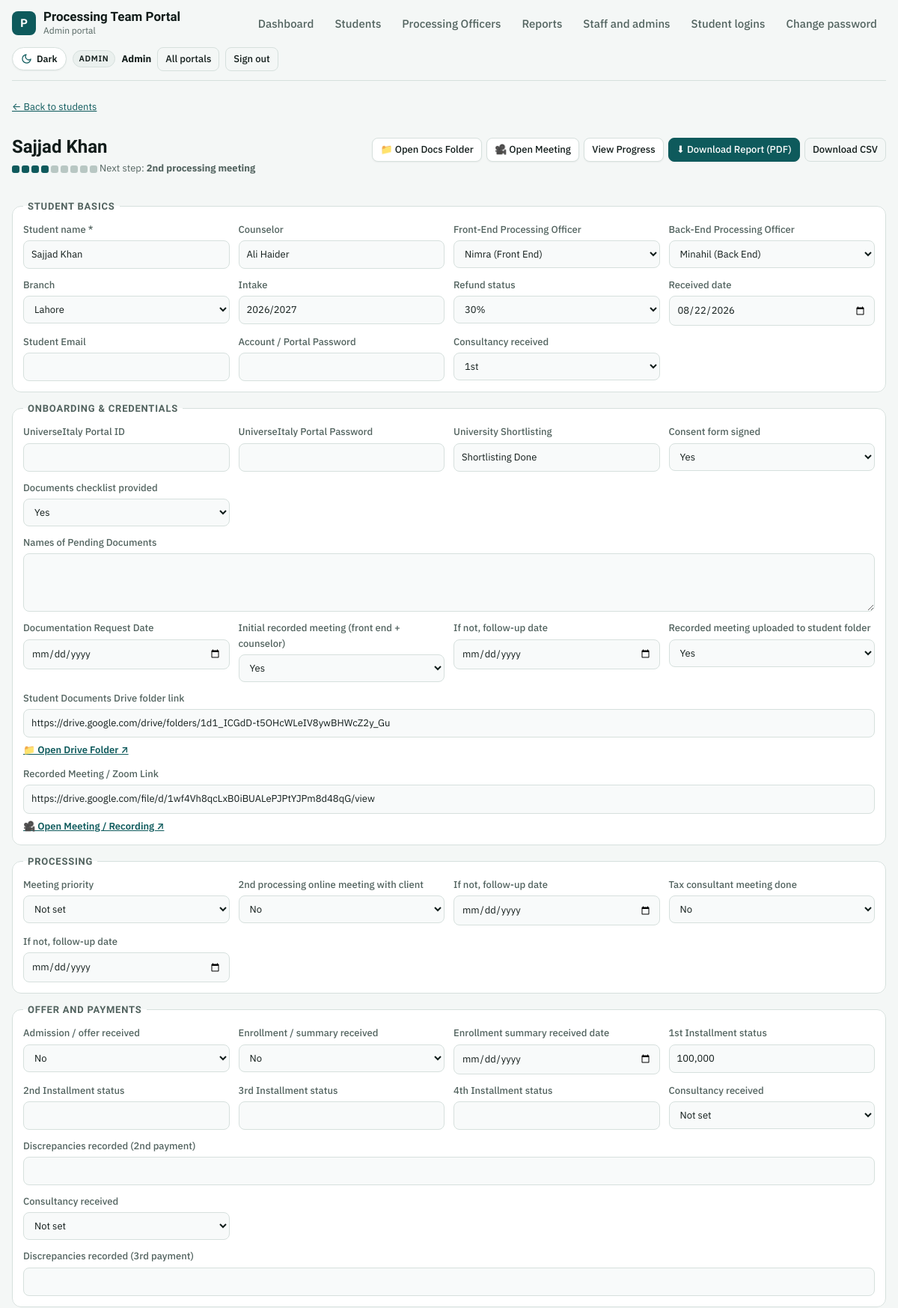
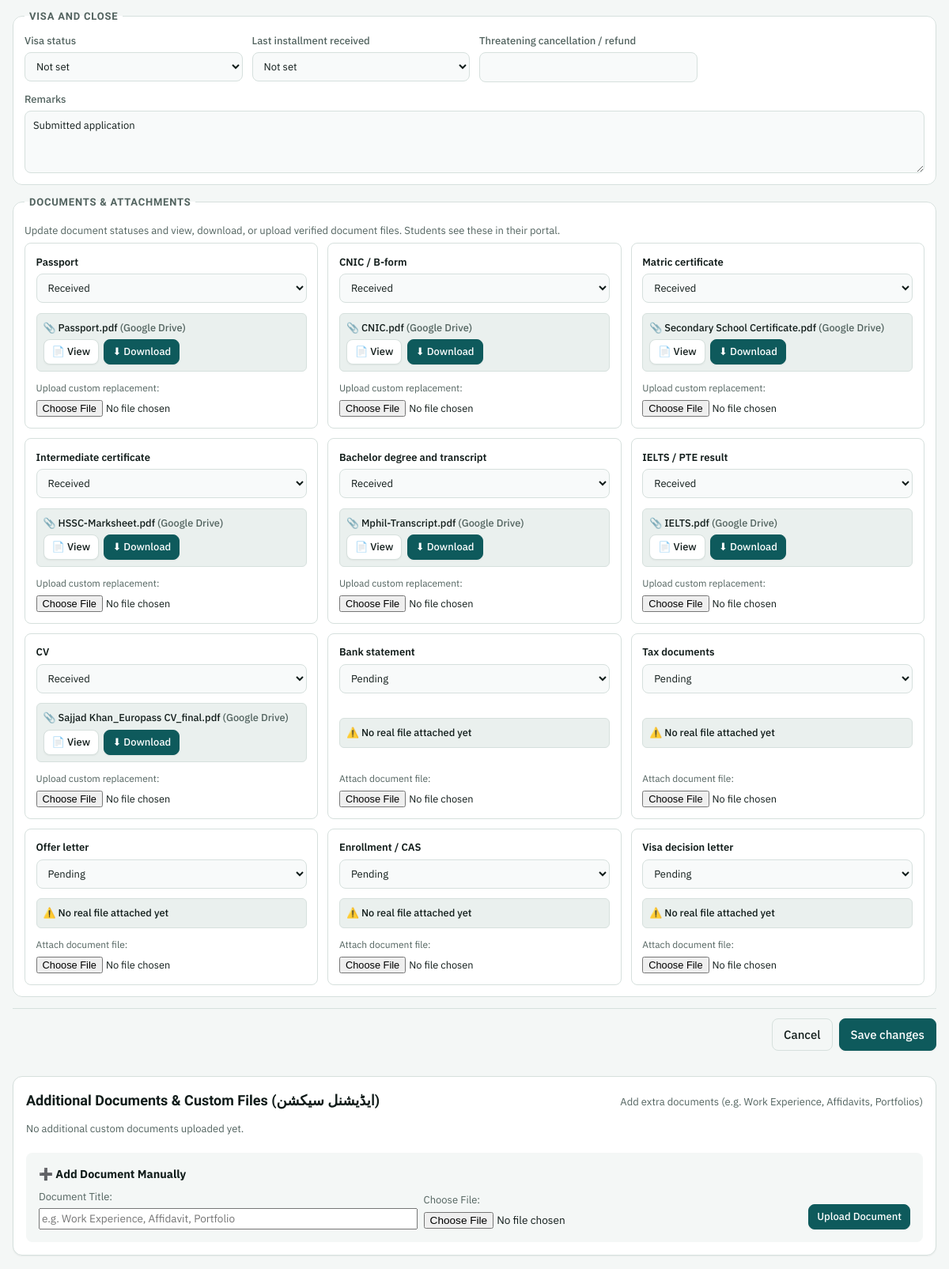
The app's page /admin/student.php?id=1 (signed in, upper part) with its own data (2 pictures, top to bottom).
### tables this page shows
CREATE TABLE users (
  id                   INTEGER PRIMARY KEY AUTOINCREMENT,
  name                 TEXT NOT NULL,
  username             TEXT NOT NULL UNIQUE,
  password_hash        TEXT NOT NULL,
  role                 TEXT NOT NULL CHECK(role IN ('admin','officer','student')),
  student_id           INTEGER NULL UNIQUE,
  active               INTEGER NOT NULL DEFAULT 1,
  must_change_password INTEGER NOT NULL DEFAULT 1,
  last_login           TEXT NULL,
  created_at           TEXT NOT NULL, department TEXT DEFAULT 'backend',
  FOREIGN KEY (student_id) REFERENCES students(id) ON DELETE CASCADE
);

CREATE TABLE students (
  id                INTEGER PRIMARY KEY AUTOINCREMENT,
  name              TEXT NOT NULL,
  counselor         TEXT NULL,
  officer_id        INTEGER NULL,
  entered_by        INTEGER NULL,
  refund            TEXT NULL,
  branch            TEXT NULL,
  intake            TEXT NULL,
  received_date     TEXT NULL,
  consult1          TEXT NULL,
  consent           TEXT NULL,
  docs_checklist    TEXT NULL,
  initial_meeting   TEXT NULL,
  follow_up_1       TEXT NULL,
  recorded_uploaded TEXT NULL,
  drive_link        TEXT NULL,
  meeting_priority  TEXT NULL,
  second_meeting    TEXT NULL,
  follow_up_2       TEXT NULL,
  tax_meeting       TEXT NULL,
  follow_up_3       TEXT NULL,
  offer             TEXT NULL,
  consult2          TEXT NULL,
  disc2             TEXT NULL,
  enrollment        TEXT NULL,
  consult3          TEXT NULL,
  disc3             TEXT NULL,
  visa              TEXT NULL,
  last_installment  TEXT NULL,
  remarks           TEXT NULL,
  created_at        TEXT NOT NULL,
  updated_at        TEXT NULL
, csc_status TEXT DEFAULT NULL, csc_verified_at TEXT DEFAULT NULL, csc_verified_by INTEGER DEFAULT NULL, sheet_sr INTEGER, email TEXT, student_password TEXT, portal_id TEXT, portal_password TEXT, shortlisting TEXT, pending_docs_note TEXT, doc_request_date TEXT, enrollment_date TEXT, installment_1 TEXT, installment_2 TEXT, installment_3 TEXT, installment_4 TEXT, threat_cancellation TEXT, meeting_link TEXT, drive_files_json TEXT NULL, frontend_officer_id INTEGER DEFAULT NULL, frontend_officer_name TEXT DEFAULT NULL);

CREATE TABLE student_documents (
  student_id  INTEGER NOT NULL,
  doc_index   INTEGER NOT NULL,
  status      TEXT NOT NULL,
  updated_by  INTEGER NULL,
  updated_at  TEXT NOT NULL, file_path TEXT NULL, file_name TEXT NULL, file_size INTEGER NULL, mime_type TEXT NULL, uploaded_at TEXT NULL, uploaded_by INTEGER NULL,
  PRIMARY KEY (student_id, doc_index),
  FOREIGN KEY (student_id) REFERENCES students(id) ON DELETE CASCADE
);

### app/pages/student_edit.php (the view, shortened to what the rows shown need)
<?php
$admin = $u['role'] === 'admin';
$base = $admin ? 'admin' : 'officer';
$isNew = get('new') === '1' || post('mode') === 'new';
$id = (int)(get('id') ?: post('id'));
$r = $isNew ? [] : find_student($u, $id);
$officers = q("SELECT id, name, COALESCE(department, 'backend') AS department FROM users WHERE role = 'officer' AND active = 1 ORDER BY CASE WHEN department = 'frontend' THEN 0 ELSE 1 END, name")->fetchAll();
$officerMap = [];
foreach ($officers as $o) {
    $officerMap[(int)$o['id']] = $o['name'];
}
$docs = [];
$docRows = [];
if (!$isNew) {
    $freshM = q("SELECT meeting_link FROM students WHERE id = ?", [$id])->fetchColumn();
    if ($freshM) $r['meeting_link'] = $freshM;
    foreach (q('SELECT * FROM student_documents WHERE student_id = ?', [$id]) as $d) {
        $docs[(int)$d['doc_index']] = $d['status'];
        $docRows[(int)$d['doc_index']] = $d;
    }
} else {
    $customDocs = [];
}
page_start($isNew ? 'Add student' : $r['name'], $u, PORTALS[$u['role']]['label']);
?>
<div class="panel-h">
  <div>
    <h1><?= $isNew ? 'Add student' : h($r['name']) ?></h1>
    <?php if (!$isNew): $ns = next_stage($r); ?>
      <p><a href="<?= h(url($base . '/progress.php?id=' . (int)$id)) ?>" title="View student progress" style="text-decoration:none;"><?= progress_dots($r) ?></a> <?= $ns ? 'Next step: <b>' . h($ns) . '</b>' : '<b>Closed</b>' ?></p>
    <?php endif; ?>
  </div>
</div>
<form method="post" enctype="multipart/form-data" class="stack">
  <?php foreach (FIELD_GROUPS as $group => $fields): ?>
  <fieldset><legend><?= h($group) ?></legend><div class="fields">
    <?php foreach ($fields as $k => $f):
        $v = (string)($r[$k] ?? '');
        $wide = in_array($f[1], ['textarea', 'url'], true) || in_array($k, ['disc2', 'disc3'], true) ? ' wide' : ''; ?>
      <label class="f<?= $wide ?>"><span><?= h($f[0]) ?><?= $k === 'name' ? ' *' : '' ?></span>
      <?php switch ($f[1]):
        case 'officer':
            if ($admin): ?>
              <select name="<?= $k ?>"><option value="">Not assigned</option>
                <?php foreach ($officers as $o):
                  $deptTag = ($o['department'] ?? 'backend') === 'frontend' ? 'Front End' : 'Back End';
                ?><option value="<?= $o['id'] ?>" <?= (string)$o['id'] === $v ? 'selected' : '' ?>><?= h($o['name']) ?> (<?= $deptTag ?>)</option><?php endforeach; ?>
              </select>
            <?php else: ?><input value="<?= h($officerMap[(int)$v] ?? 'Not assigned') ?>" disabled><?php endif;
            break;
        case 'yn': ?>
              <select name="<?= $k ?>"><?php foreach (['' => 'Not set', 'Yes' => 'Yes', 'No' => 'No'] as $ov => $ol): ?><option value="<?= $ov ?>" <?= $v === $ov ? 'selected' : '' ?>><?= $ol ?></option><?php endforeach; ?></select>
        <?php break;
        case 'select': ?>
              <select name="<?= $k ?>"><?php foreach ($f[2] as $ov): ?><option value="<?= h($ov) ?>" <?= $v === $ov ? 'selected' : '' ?>><?= $ov === '' ? 'Not set' : h($ov) ?></option><?php endforeach; ?></select>
        <?php break;
        case 'textarea': ?>
              <textarea name="<?= $k ?>" rows="3"><?= h($v) ?></textarea>
        <?php break;
        case 'date': ?>
              <input type="date" name="<?= $k ?>" value="<?= h($v) ?>">
        <?php break;
        case 'url': ?>
              <input type="url" name="<?= $k ?>" value="<?= h($v) ?>" placeholder="https://drive.google.com/...">
              <?php if (safe_link($v)): ?>
                <a class="small" href="<?= h($v) ?>" target="_blank" rel="noopener noreferrer" style="font-weight:600; display:inline-block; margin-top:0.2rem;">
                  <?= $k === 'meeting_link' ? '🎥 Open Meeting / Recording ↗' : '📁 Open Drive Folder ↗' ?>
                </a>
              <?php endif; ?>
        <?php break;
        default: ?>
              <input name="<?= $k ?>" value="<?= h($v) ?>" <?= $k === 'name' ? 'required' : '' ?>>
      <?php endswitch; ?>
      </label>
    <?php endforeach; ?>
  </div></fieldset>
  <?php endforeach; ?>
  <fieldset><legend>Documents & Attachments</legend>
    <div class="doc-grid">
    <?php foreach (DOCS as $i => $d):
      $v = $docs[$i] ?? '';
      $hasFile = !empty($docRows[$i]['file_path']);
    ?>
      <div class="doc-card">
        <label class="f" style="margin-bottom: 0.4rem;">
          <span style="font-weight:600; color:var(--fg);"><?= h($d) ?></span>
          <select name="doc_<?= $i ?>">
            <?php foreach (DOC_STATUS as $ov): ?>
              <option value="<?= h($ov) ?>" <?= $v === $ov ? 'selected' : '' ?>><?= $ov === '' ? 'Not requested' : h($ov) ?></option>
            <?php endforeach; ?>
          </select>
        </label>
        <?php if (!$isNew): ?>
          <div class="doc-attachment-box">
            <?php if ($hasFile):
              $df = $docRows[$i];
              $isGdrive = str_starts_with((string)($df['file_path'] ?? ''), 'gdrive:');
              $kb = round(($df['file_size'] ?? 0) / 1024, 1);
            ?>
              <div class="doc-attachment-name">📎 <?= h($df['file_name']) ?> <?= $isGdrive ? '<span class="muted">(Google Drive)</span>' : '(' . $kb . ' KB)' ?></div>
              <div style="margin-top: 0.3rem; display:flex; gap: 0.4rem; align-items:center; flex-wrap:wrap;">
                <a class="btn sm" href="<?= h(url('document.php?id=' . (int)$id . '&doc=' . $i)) ?>" target="_blank" title="View Specific Document">📄 View</a>
                <a class="btn sm primary" href="<?= h(url('document.php?id=' . (int)$id . '&doc=' . $i . '&download=1')) ?>" title="Download Specific Document">⬇ Download</a>
              </div>
            <?php else: ?>
              <div class="doc-attachment-name muted">⚠️ No real file attached yet</div>
            <?php endif; ?>
          </div>
        <?php endif; ?>
        <div style="margin-top: 0.35rem;">
          <label class="small muted" style="display:block; margin-bottom: 0.2rem; font-size: 0.75rem;">
            <?= $hasFile ? 'Upload custom replacement:' : 'Attach document file:' ?>
          </label>
          <input type="file" name="doc_file_<?= $i ?>" accept=".pdf,.jpg,.jpeg,.png,.doc,.docx" style="font-size:0.8rem; width:100%;">
        </div>
      </div>
    <?php endforeach; ?>
    </div>
  </fieldset>
</form>
<?php if (!$isNew): ?>
<section class="panel">
  <div class="panel-h">
    <h2>Additional Documents & Custom Files (ایڈیشنل سیکشن)</h2>
  </div>
</section>
<?php endif; ?>
<?php endif;
page_end();

### app/layout.php (shortened to what the rows shown need)
<?php
function nav_items(string $role): array {
    return match ($role) {
        'admin'   => ['admin/index.php' => 'Dashboard', 'admin/students.php' => 'Students', 'admin/officers.php' => 'Processing Officers', 'admin/reports.php' => 'Reports', 'admin/staff.php' => 'Staff and admins', 'admin/logins.php' => 'Student logins'],
        'officer' => ['officer/index.php' => 'Dashboard', 'officer/students.php' => 'My students'],
        'student' => ['student/index.php' => 'My file'],
        default   => [],
    };
}
function theme_toggle_btn(): string {
    return '<button type="button" class="theme-toggle" data-theme-toggle aria-label="Switch theme" title="Switch between Light and Dark mode" aria-pressed="false">'
         . '<svg class="icon-sun" viewBox="0 0 24 24" aria-hidden="true"><circle cx="12" cy="12" r="5"/><line x1="12" y1="1" x2="12" y2="3"/><line x1="12" y1="21" x2="12" y2="23"/><line x1="4.22" y1="4.22" x2="5.64" y2="5.64"/><line x1="18.36" y1="18.36" x2="19.78" y2="19.78"/><line x1="1" y1="12" x2="3" y2="12"/><line x1="21" y1="12" x2="23" y2="12"/><line x1="4.22" y1="19.78" x2="5.64" y2="18.36"/><line x1="18.36" y1="5.64" x2="19.78" y2="4.22"/></svg>'
         . '<svg class="icon-moon" viewBox="0 0 24 24" aria-hidden="true"><path d="M21 12.79A9 9 0 1 1 11.21 3 7 7 0 0 0 21 12.79z"/></svg>'
         . '<span data-theme-label>Dark</span>'
         . '</button>';
}
function page_start(string $title, ?array $u = null, string $portalLabel = ''): void {
    global $CONFIG;
    $self = ltrim(substr(parse_url($_SERVER['REQUEST_URI'] ?? '', PHP_URL_PATH) ?: '', strlen(base_url())), '/');
    $cookieTheme = $_COOKIE['ptp_theme'] ?? '';
    $htmlThemeAttr = in_array($cookieTheme, ['light', 'dark'], true) ? ' data-theme="' . h($cookieTheme) . '"' : '';
    ?><!doctype html>
<html lang="en"<?= $htmlThemeAttr ?>>
<head>
<link rel="stylesheet" href="<?= h(url('assets/style.css')) ?>">
</head>
<body>
<div class="wrap">
<?php if ($u): ?>
<header class="top">
  <a class="brand" href="<?= h(url('index.php')) ?>" style="text-decoration:none; color:inherit;"><div class="mark">P</div><div><div class="app"><?= h($CONFIG['app_name']) ?></div><small><?= h($portalLabel) ?></small></div></a>
  <nav class="tabs">
    <?php foreach (nav_items($u['role']) as $href => $label): ?>
      <a href="<?= h(url($href)) ?>" <?= $self === $href ? 'aria-current="page"' : '' ?>><?= h($label) ?></a>
    <?php endforeach; ?>
    <a href="<?= h(url('account/password.php?portal=' . $u['role'])) ?>" <?= $self === 'account/password.php' ? 'aria-current="page"' : '' ?>>Change password</a>
  </nav>
  <div class="who">
    <?= theme_toggle_btn() ?>
    <span class="role"><?= h(ucfirst($u['role'] === 'officer' ? 'Officer' : $u['role'])) ?></span>
    <b><?= h($u['name']) ?></b>
    <a class="btn sm ghost" href="<?= h(url('index.php')) ?>">All portals</a>
    <form method="post" action="<?= h(url('logout.php')) ?>"><button class="btn sm ghost" type="submit">Sign out</button></form>
  </div>
</header>
<?php else: ?>
<div class="guest-topbar">
  <?= theme_toggle_btn() ?>
</div>
<?php endif; ?>
<main>
<?php endforeach;
}
function page_end(): void { ?>
</main>
</div>
</body>
</html>
<?php }

### records on screen
users: role "Dashboard", role "Students", role "Processing Officers", role "Reports", role "Staff and admins", role "Student logins", role "ADMIN", name "Admin"
users: students.name "Sajjad Khan", name "Sajjad Khan", counselor "Ali Haider", intake "2026/2027", received_date "08/22/2026", shortlisting "Shortlisting Done", drive_link "https://drive.google.com/drive/folders/1d1_ICGdD-t5OHcWLeIV8ywBHWcZ2y_Gu", meeting_link "https://drive.google.com/file/d/1wf4Vh8qcLxB0iBUALePJPtYJPm8d48qG/view", installment_1 "100,000", remarks "Submitted application"
student_documents: file_name "Passport.pdf"
student_documents: file_name "CNIC.pdf"
student_documents: file_name "Secondary School Certificate.pdf"
student_documents: file_name "HSSC-Marksheet.pdf"
student_documents: file_name "Mphil-Transcript.pdf"
student_documents: file_name "IELTS.pdf"
student_documents: file_name "Sajjad Khan_Europass CV_final.pdf"

### other values on screen
$CONFIG['app_name'] "Processing Team Portal"
$portalLabel "Admin portal"
$ns "2nd processing meeting"
$group "STUDENT BASICS"
$f[0] "Student name"
$f[0] "Counselor"
$f[0] "Front-End Processing Officer"
$f[0] "Back-End Processing Officer"
$f[0] "Branch"
$f[0] "Intake"
$f[0] "Refund status"
$f[0] "Received date"
$f[0] "Student Email"
$f[0] "Account / Portal Password"
$f[0] "Consultancy received"
